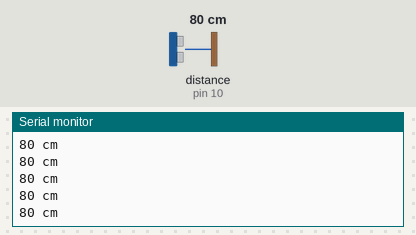
Recording of a sketch running on a simulated Arduino Uno, built with avr-gcc and run on an emulated ATmega328P. Shown: the last lines printed to the serial monitor. Wiring (inferred from the names in the program): ultrasonic range finder: trigger pin 9; echo pin 10. The inputs (shaded band) are chosen by the test bench; at power-on: distance to the obstacle (sensor on pin 10) 80 cm. The echo pulse lasts 58.3 µs per cm.

Above: at 1.2 s.
1.3 s: distance to the obstacle (sensor on pin 10) set to 2 cm
At 1.59 s:
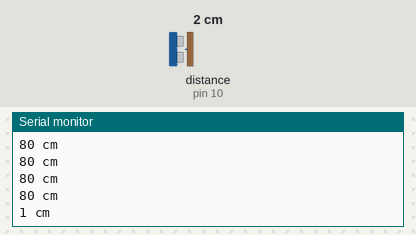
2.8 s: distance to the obstacle (sensor on pin 10) set to 4 cm
At 2.8 s:
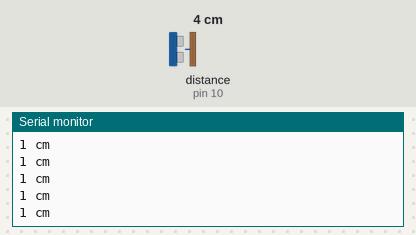
Timing chart, 0 to 5.8 s (numbered marks = the images above; inputs shaded):
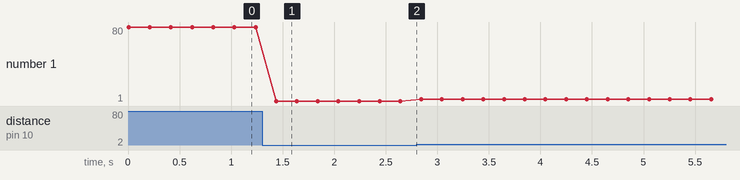

Measured:
- after the input at 1.3 s, the serial monitor: prints a new line after 0.14 s (image 1)
- plotted number 1: 80 → 1 after the input at 1.3 s, 1 → 3 after the input at 2.8 s

The sketch:

practica1.ino
```cpp
const int Trigger = 9;
const int Echo = 10;

void setup() {
  Serial.begin(9600);
  pinMode(Trigger, OUTPUT);
  pinMode(Echo, INPUT);
  digitalWrite(Trigger, LOW);
}

void loop() {
  long t;
  long d;

  // Aseguramos que el Trigger esté en LOW antes de enviar el pulso
  digitalWrite(Trigger, LOW);
  delayMicroseconds(2);

  // Enviamos un pulso de 10 microsegundos en el Trigger
  digitalWrite(Trigger, HIGH);
  delayMicroseconds(10);
  digitalWrite(Trigger, LOW);

  // Medimos el tiempo del pulso de retorno en el pin Echo
  t = pulseIn(Echo, HIGH);

  // Convertimos el tiempo en distancia (en centímetros)
  d = t / 58;

  // Imprimimos la distancia en centímetros
  Serial.print(d);
  Serial.println(" cm");

  // Pausa para evitar lecturas muy seguidas
  delay(200);
}
```
